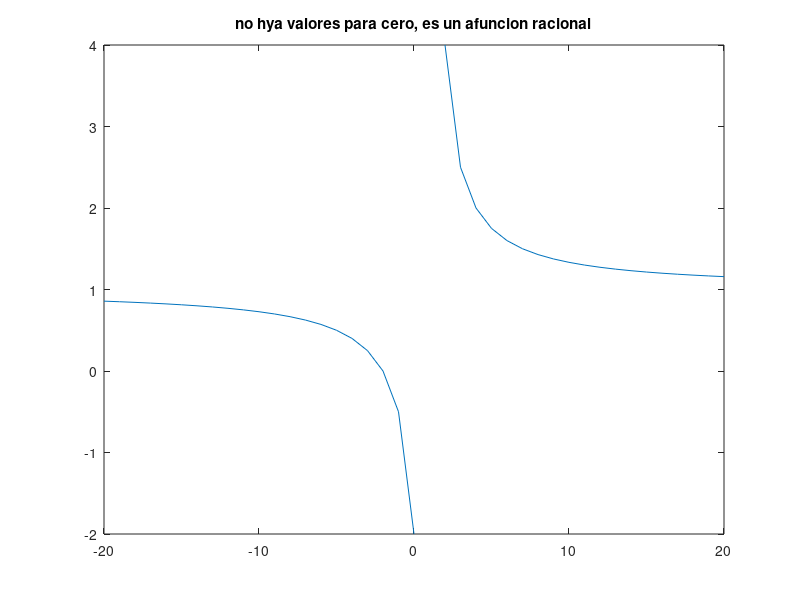

Write MATLAB code to recreate this figure.
%descricion:  para graficar funciones polinomiales 
%author: Jafet martinez meza 
%fecha: 19/11/2021
%date: 202123653
x=-20:1:20;
y= (x+2)./(x-1);
plot (x,y);
title ("no hya valores para cero, es un afuncion racional")
